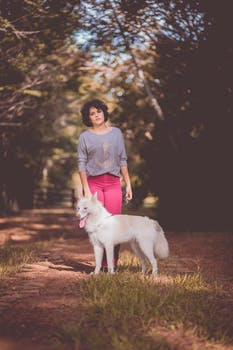
#> input picture Lab 04/Data/image.jpg, 233 x 350 px
$ jupyter execute Lab04_Histogram_Features.ipynb   (older library calls are emulated)
#> lines starting #> are read from the running program, lines starting #| are printed output that depends on the picture
# Lab 04: Feature Extraction - Histogram-Based Methods

Every method below turns an image into a **feature vector** (a short list of numbers). Each section follows the same pattern:
**idea -> step-by-step on the image -> final feature vector**, so you can see what each step actually produces.

| # | Method | Vector length | Scope |
|---|---|---|---|
| 1 | HOG | long (depends on image size) | per cell, then joined |
| 2 | LBP | 10 | whole image |
| 3 | Color histogram | bins (here 8x8x8 = 512) | whole image |
| 4 | HED (edge directions) | 8 | whole image |
| 5 | HIG (intensity gradients) | 9 | whole image |
| 6 | Texture energy and contrast | 2 x 256 | whole image |

Filtering, convolution and edge detection (manual sections 4-5) are intentionally not included here.

[cell 1]
import cv2
import numpy as np
import matplotlib.pyplot as plt
from skimage.feature import hog, local_binary_pattern
from skimage import exposure

IMAGE_PATH = 'Data/image.jpg'

bgr  = cv2.imread(IMAGE_PATH)                       # color image, OpenCV order = BGR
#> bgr is the input picture: shape (350, 233, 3); mean B, G, R 77.5, 84.1, 109.6
assert bgr is not None, f'Could not load {IMAGE_PATH}'
rgb  = cv2.cvtColor(bgr, cv2.COLOR_BGR2RGB)         # for matplotlib
gray = cv2.cvtColor(bgr, cv2.COLOR_BGR2GRAY)        # most methods need grayscale

print('color shape:', bgr.shape, '| gray shape:', gray.shape, '| dtype:', gray.dtype)
#| color shape: (350, 233, 3) | gray shape: (350, 233) | dtype: uint8

fig, ax = plt.subplots(1, 2, figsize=(8, 4))
ax[0].imshow(rgb);                     ax[0].set_title('Color (RGB)');  ax[0].axis('off')
ax[1].imshow(gray, cmap='gray');       ax[1].set_title('Grayscale');    ax[1].axis('off')
plt.show()

## 1. HOG: Histogram of Oriented Gradients

**Idea:** shape is described by edge directions. Split the image into small cells, build a histogram of gradient directions in each cell,
normalize groups of cells (blocks) for lighting robustness, and join everything into one vector.

**Steps:** grayscale -> Sobel gradients (magnitude + angle) -> 8x8 cells -> orientation histogram per cell -> 2x2 block normalization -> concatenate.

**Step 1-2: gradients.** Magnitude says how strong the edge is, angle says which way it points.

[cell 2]
dx = cv2.Sobel(gray, cv2.CV_64F, 1, 0, ksize=3)
dy = cv2.Sobel(gray, cv2.CV_64F, 0, 1, ksize=3)
magnitude = np.sqrt(dx**2 + dy**2)
angle = np.degrees(np.arctan2(dy, dx)) % 180        # unsigned angle 0..180, as HOG uses

fig, ax = plt.subplots(1, 3, figsize=(12, 4))
ax[0].imshow(gray, cmap='gray');          ax[0].set_title('Gray')
ax[1].imshow(magnitude, cmap='gray');     ax[1].set_title('Gradient magnitude')
im = ax[2].imshow(angle, cmap='hsv');     ax[2].set_title('Gradient angle (0-180 deg)')
plt.colorbar(im, ax=ax[2], fraction=0.046)
for a in ax: a.axis('off')
plt.show()

**Step 3-4: one cell's histogram.** Take a single 8x8 cell and let each pixel vote for its angle bin, weighted by its magnitude (9 bins of 20 degrees).

[cell 3]
r, c = 150, 100                                     # top-left corner of the chosen cell
cell_mag = magnitude[r:r+8, c:c+8]
cell_ang = angle[r:r+8, c:c+8]
cell_hist, edges = np.histogram(cell_ang, bins=9, range=(0, 180), weights=cell_mag)
#> cell_hist = [385.5, 563.2, 430.9, 213, 24, 73.78, 291.8, 271.3, 704.5]; edges = [0, 20, 40, 60, 80, 100, 120, 140, 160, 180]

fig, ax = plt.subplots(1, 2, figsize=(10, 3.5))
ax[0].imshow(gray, cmap='gray')
ax[0].add_patch(plt.Rectangle((c-0.5, r-0.5), 8, 8, fill=False, edgecolor='red', linewidth=2))
ax[0].set_title('Chosen 8x8 cell'); ax[0].axis('off')
ax[1].bar(edges[:-1], cell_hist, width=20, align='edge')
ax[1].set_title('Orientation histogram of that cell'); ax[1].set_xlabel('angle (deg)'); ax[1].set_ylabel('sum of magnitudes')
plt.show()
#> figure, not shown here; panel 2: tallest bar 704.5 high, from x = 160 to 180
print('cell histogram (9 values):', np.round(cell_hist, 1))
#| cell histogram (9 values): [385.5 563.2 430.9 213.   24.   73.8 291.8 271.3 704.5]

**Step 5-6: full HOG.** `skimage.hog` does all cells and block normalization at once and returns the final vector plus a picture.

[cell 4]
features, hog_image = hog(gray, pixels_per_cell=(8, 8), cells_per_block=(2, 2), visualize=True)
hog_image_rescaled = exposure.rescale_intensity(hog_image, in_range=(0, 10))
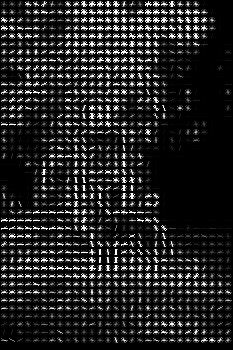
#> hog_image_rescaled: shape (350, 233) float64; min 0, max 1, mean 0.138

fig, ax = plt.subplots(1, 2, figsize=(10, 5))
ax[0].imshow(gray, cmap='gray');                 ax[0].set_title('Original');     ax[0].axis('off')
ax[1].imshow(hog_image_rescaled, cmap='gray');   ax[1].set_title('HOG features'); ax[1].axis('off')
plt.show()

cells_y, cells_x = gray.shape[0] // 8, gray.shape[1] // 8
#> cells_y = 43; cells_x = 29
blocks = (cells_y - 1) * (cells_x - 1)
#> blocks = 1176
print('cells:', cells_y, 'x', cells_x, '| blocks:', blocks, '| values per block: 2*2*9 = 36')
#| cells: 43 x 29 | blocks: 1176 | values per block: 2*2*9 = 36
print('feature vector length:', features.shape[0], '(= blocks x 36 =', blocks * 36, ')')
#| feature vector length: 42336 (= blocks x 36 = 42336 )
print('first 10 values:', np.round(features[:10], 3))
#| first 10 values: [0.241 0.052 0.003 0.105 0.168 0.086 0.106 0.044 0.117 0.122]

**Takeaway:** the vector is long because it keeps *where* each edge direction occurs. Resize images to one size first or vectors will not match.

## 2. LBP: Local Binary Pattern

**Idea:** describe texture by comparing each pixel with its neighbors. Neighbor >= center gives 1, otherwise 0. The 8 bits form a number; the histogram of those numbers over the image is the texture signature.

**Steps:** grayscale -> neighborhood (radius 1, 8 points) -> compare to center -> bits form a code -> histogram of codes.

**Step 1: the logic on one pixel**, done by hand.

[cell 5]
r, c = 80, 80                                       # a pixel on a brightness edge, so the pattern is interesting
patch = gray[r-1:r+2, c-1:c+2].astype(int)
#> patch = [[130, 133, 119], [109, 107, 99], [85, 94, 93]]
center = int(patch[1, 1])
#> center = 107
clockwise = [int(v) for v in (patch[0,0], patch[0,1], patch[0,2], patch[1,2], patch[2,2], patch[2,1], patch[2,0], patch[1,0])]
#> clockwise = [130, 133, 119, 99, 93, 94, 85, 109]
bits = [1 if n >= center else 0 for n in clockwise]
#> bits = [1, 1, 1, 0, 0, 0, 0, 1]
code_value = sum(b << (7 - i) for i, b in enumerate(bits))
#> code_value = 225

print('3x3 patch:\n', patch)
#| 3x3 patch:
#|  [[130 133 119]
#|  [109 107  99]
#|  [ 85  94  93]]
print('center =', center)
#| center = 107
print('neighbors clockwise from top-left:', clockwise)
#| neighbors clockwise from top-left: [130, 133, 119, 99, 93, 94, 85, 109]
print('bits (neighbor >= center):', bits, '->', ''.join(map(str, bits)), '=', code_value)
#| bits (neighbor >= center): [1, 1, 1, 0, 0, 0, 0, 1] -> 11100001 = 225

**Step 2-3: LBP for every pixel.** `uniform` keeps only patterns with at most 2 bit changes, so every pixel gets a code 0..9 (10 possible values for 8 points).

[cell 6]
radius = 1
n_points = 8 * radius
lbp_image = local_binary_pattern(gray, n_points, radius, method='uniform')
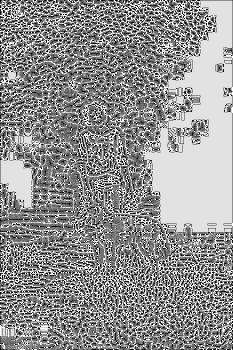
#> lbp_image: shape (350, 233) float64; min 0, max 9, mean 5.18; drawn with min black and max white

plt.figure(figsize=(8, 4))
plt.subplot(121); plt.imshow(gray, cmap='gray');      plt.title('Gray');      plt.axis('off')
plt.subplot(122); plt.imshow(lbp_image, cmap='gray'); plt.title('LBP image'); plt.axis('off')
plt.show()
print('unique LBP codes in image:', np.unique(lbp_image).astype(int))
#| unique LBP codes in image: [0 1 2 3 4 5 6 7 8 9]

**Step 4-5: histogram = feature vector.** Normalize so images of different sizes are comparable.

[cell 7]
hist, _ = np.histogram(lbp_image.ravel(), bins=np.arange(0, n_points + 3), range=(0, n_points + 2))
#> hist = [2622, 4781, 4346, 9765, 14676, 10588, 5641, 5407, 17112, 6612]
hist = hist.astype('float')
hist /= (hist.sum() + 1e-6)
#> hist = [0.0322, 0.0586, 0.0533, 0.12, 0.18, 0.13, 0.0692, 0.0663, 0.21, 0.0811]

plt.figure(figsize=(6, 3.5))
plt.bar(range(0, n_points + 2), hist)
plt.title('LBP histogram'); plt.xlabel('LBP pattern'); plt.ylabel('Frequency')
plt.show()
#> figure, not shown here; tallest bar 0.21 high, from x = 7.6 to 8.4
lbp_vector = hist
#> lbp_vector has the same summary as hist
print('LBP feature vector (10 values):', np.round(lbp_vector, 3), '| sum =', round(lbp_vector.sum(), 3))
#| LBP feature vector (10 values): [0.032 0.059 0.053 0.12  0.18  0.13  0.069 0.066 0.21  0.081] | sum = 1.0

**Takeaway:** only 10 numbers describe the texture. Two images with similar textures will have similar bars.

## 3. Histogram of Color

**Idea:** count how many pixels fall in each color range. It captures the overall color makeup and ignores where colors are.

**Steps:** choose a color space (RGB or HSV) -> divide each channel into bins -> count pixels per bin.

**Per-channel view (RGB).** One 256-bin histogram per channel.

[cell 8]
plt.figure(figsize=(9, 3.5))
for i, (name, col) in enumerate(zip(['R', 'G', 'B'], ['red', 'green', 'blue'])):
    h = cv2.calcHist([rgb], [i], None, [256], [0, 256]).flatten()
    plt.plot(h, color=col, label=name)
plt.title('RGB channel histograms'); plt.xlabel('intensity'); plt.ylabel('pixel count'); plt.legend()
plt.show()
#> figure, not shown here; curve peaks at x = 67, y = 12180; curve peaks at x = 53, y = 13043; curve peaks at x = 53, y = 14552

**Joint 3D histogram (HSV)** as a single feature vector: 8 bins per channel gives 8x8x8 = 512 values. HSV separates color (hue) from brightness, so it is less sensitive to lighting.

[cell 9]
hsv = cv2.cvtColor(bgr, cv2.COLOR_BGR2HSV)
#> hsv: shape (350, 233, 3); mean H, S, V 35, 79.2, 110.3
color_hist = cv2.calcHist([hsv], [0, 1, 2], None, [8, 8, 8], [0, 180, 0, 256, 0, 256])
color_hist = cv2.normalize(color_hist, color_hist).flatten()
#> color_hist = 512 values, max 0.64 at index 10, min 0 at index 0, mean 0.00666

plt.figure(figsize=(9, 3.5))
plt.plot(color_hist)
plt.title('HSV joint histogram as a feature vector'); plt.xlabel('bin index (0..511)'); plt.ylabel('normalized count')
plt.show()
#> figure, not shown here; curve peaks at x = 10, y = 0.64
print('color feature vector length:', color_hist.shape[0])
#| color feature vector length: 512
print('largest bin index:', int(color_hist.argmax()), '(the most common color range)')
#| largest bin index: 10 (the most common color range)

**Takeaway:** good for telling apart images by color (sunset vs forest). It cannot tell shapes or textures.

## 4. HED: Histogram of Edge Directions

**Idea:** count how many pixels have edges pointing in each of 8 directions (45 degrees apart) to find the dominant edge directions.

**Steps:** grayscale + Gaussian blur -> edge map -> gradient angle per pixel -> 8 bins over 360 degrees -> count.

**Step 1-2: blur and edge map.**

[cell 10]
smoothed = cv2.GaussianBlur(gray, (5, 5), 0)
edges = cv2.Canny(smoothed, threshold1=30, threshold2=70)
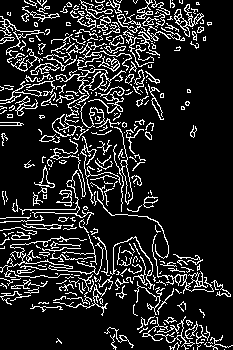
#> edges: shape (350, 233); 14.5% white in thin lines or dots

fig, ax = plt.subplots(1, 3, figsize=(12, 4))
ax[0].imshow(gray, cmap='gray');      ax[0].set_title('Gray')
ax[1].imshow(smoothed, cmap='gray');  ax[1].set_title('Gaussian smoothed')
ax[2].imshow(edges, cmap='gray');     ax[2].set_title('Canny edge map')
for a in ax: a.axis('off')
#> this loop made 3 passes
plt.show()

**Step 3: gradient angle.** `arctan2` returns -180..180. The manual's code feeds that straight into a 0..360 histogram, which silently drops every negative angle.
The fix below wraps angles into 0..360 with `% 360`. The cell prints how many pixels each version counts.

[cell 11]
gx = cv2.Sobel(smoothed, cv2.CV_64F, 1, 0, ksize=3)
gy = cv2.Sobel(smoothed, cv2.CV_64F, 0, 1, ksize=3)
theta = np.degrees(np.arctan2(gy, gx))              # -180..180
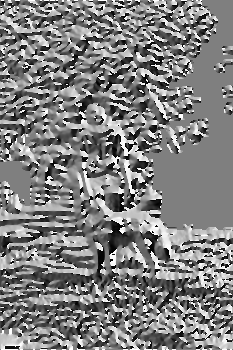
#> theta: shape (350, 233) float64; min -179.8, max 180, mean 1.4; drawn with min black and max white

h_manual, _ = np.histogram(theta, bins=8, range=(0, 360))
#> h_manual = [19230, 8907, 9437, 8161, 1059, 0, 0, 0]
print('manual version counts', h_manual.sum(), 'of', theta.size, 'pixels (negative angles lost)')
#| manual version counts 46794 of 81550 pixels (negative angles lost)

theta360 = theta % 360                              # fix: wrap into 0..360
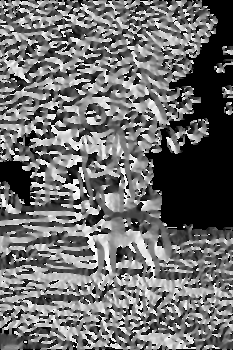
#> theta360: shape (350, 233) float64; min 0, max 359.7, mean 154.8; drawn with min black and max white
hist_hed, bin_edges = np.histogram(theta360, bins=8, range=(0, 360))
#> hist_hed = [19230, 8907, 9437, 8161, 7947, 9566, 10008, 8294]; bin_edges = [0, 45, 90, 135, 180, 225, 270, 315, 360]
print('fixed version counts  ', hist_hed.sum(), 'of', theta360.size, 'pixels')
#| fixed version counts   81550 of 81550 pixels

**Step 4-5: 8 bins of 45 degrees, count pixels per bin.**

[cell 12]
plt.figure(figsize=(7, 3.5))
plt.bar(bin_edges[:-1], hist_hed, width=45, align='edge')
plt.title('Histogram of Edge Directions (HED)'); plt.xlabel('edge direction (deg)'); plt.ylabel('Frequency')
plt.xticks(range(0, 360, 45))
plt.show()
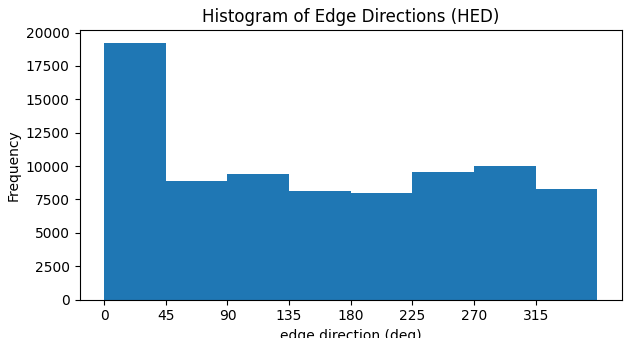
#> figure drawn by matplotlib, 1 panel; tallest bar 19230 high, from x = 0 to 45
hed_vector = hist_hed / hist_hed.sum()
#> hed_vector = [0.236, 0.109, 0.116, 0.1, 0.0974, 0.117, 0.123, 0.102]
print('HED feature vector (8 values, normalized):', np.round(hed_vector, 3))
#| HED feature vector (8 values, normalized): [0.236 0.109 0.116 0.1   0.097 0.117 0.123 0.102]

**Takeaway:** the gradient points across an edge. A tall bar near 0 or 180 degrees means the gradient points left-right, so the image has many vertical edges; bars near 90 or 270 mean many horizontal edges.

## 5. HIG: Histogram of Intensity Gradients

**Idea:** like HED but on the whole image with 9 bins over 0-180 degrees, optionally normalized. Unlike HOG there are no cells, so one global histogram.

**Steps:** grayscale -> Sobel dx, dy -> magnitude G = sqrt(dx^2 + dy^2) and angle = atan2(dy, dx) -> 9 bins -> normalize.

[cell 13]
dx = cv2.Sobel(gray, cv2.CV_64F, 1, 0, ksize=3)
dy = cv2.Sobel(gray, cv2.CV_64F, 0, 1, ksize=3)
magnitude = np.sqrt(dx**2 + dy**2)
orientation = np.degrees(np.arctan2(dy, dx))        # -180..180
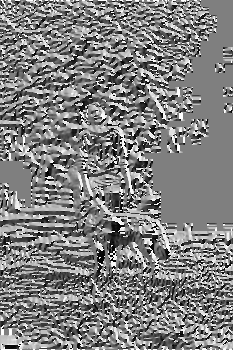
#> orientation: shape (350, 233) float64; min -179.8, max 180, mean 0.9; drawn with min black and max white

h_manual, _ = np.histogram(orientation, bins=9, range=(0, 180))
#> h_manual = [15851, 3077, 3516, 4109, 5126, 4058, 3424, 3354, 4236]
print('manual version counts', h_manual.sum(), 'of', orientation.size, 'pixels (negative angles lost)')
#| manual version counts 46751 of 81550 pixels (negative angles lost)

orientation180 = orientation % 180                  # fix: unsigned angle 0..180
hist_plain, bins = np.histogram(orientation180, bins=9, range=(0, 180))
#> hist_plain = [19938, 6430, 7205, 8326, 10242, 8347, 7280, 6951, 6831]; bins = [0, 20, 40, 60, 80, 100, 120, 140, 160, 180]
hist_weighted, _ = np.histogram(orientation180, bins=9, range=(0, 180), weights=magnitude)
#> hist_weighted = [528206.6, 439584.5, 506116.8, 662681, 899140.6, 717228.6, 529066.3, 517470.2, 590952.4]

hist_plain_n    = hist_plain / hist_plain.sum()
#> hist_plain_n = [0.244, 0.0788, 0.0884, 0.102, 0.126, 0.102, 0.0893, 0.0852, 0.0838]
hist_weighted_n = hist_weighted / hist_weighted.sum()
#> hist_weighted_n = [0.098, 0.0815, 0.0939, 0.123, 0.167, 0.133, 0.0981, 0.096, 0.11]

fig, ax = plt.subplots(1, 2, figsize=(11, 3.5), sharey=True)
ax[0].bar(bins[:-1], hist_plain_n, width=20, align='edge');    ax[0].set_title('HIG: count per pixel')
ax[1].bar(bins[:-1], hist_weighted_n, width=20, align='edge'); ax[1].set_title('HIG: weighted by magnitude')
for a in ax: a.set_xlabel('gradient orientation (deg)')
#> this loop made 2 passes
ax[0].set_ylabel('proportion')
plt.show()
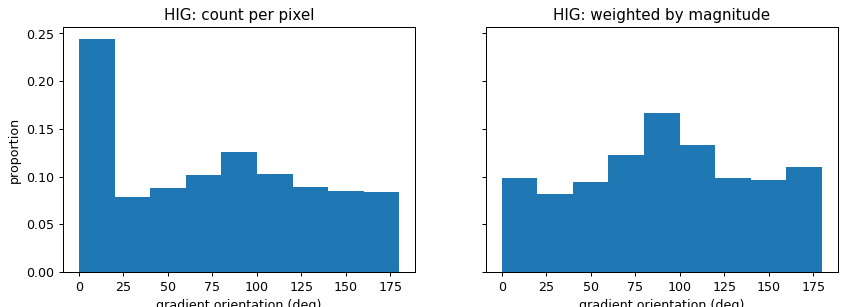
#> figure drawn by matplotlib, 2 panels; panel 1: tallest bar 0.244 high, from x = 0 to 20

hig_vector = hist_plain_n
#> hig_vector has the same summary as hist_plain_n
print('HIG feature vector (9 values, normalized):', np.round(hig_vector, 3))
#| HIG feature vector (9 values, normalized): [0.244 0.079 0.088 0.102 0.126 0.102 0.089 0.085 0.084]

**Takeaway:** the weighted version lets strong edges count more than faint noise gradients, so it is usually the better feature.

## 6. Texture energy and contrast histograms

**Texture energy** = sum of squared pixel values in a window (how much signal). **Texture contrast** = standard deviation of pixel values in a window (how much variation, so how rough).

**Steps:** grayscale -> 3x3 window -> energy and contrast at every pixel -> histogram of each map.

The manual's code does `image ** 2` on a uint8 image (values wrap around) and calls a window *sum* "contrast". Below, we convert to float first and compute a real standard deviation.

**Step 1-3: energy and contrast maps.**

[cell 14]
n = 3
f = gray.astype(np.float32)                         # float avoids uint8 overflow

energy = cv2.boxFilter(f * f, -1, (n, n), normalize=False)   # sum of squares in each 3x3 window
mean = cv2.blur(f, (n, n))
mean_sq = cv2.blur(f * f, (n, n))
contrast = np.sqrt(np.maximum(mean_sq - mean**2, 0))         # window standard deviation
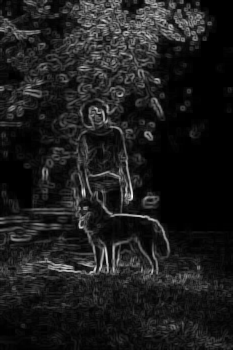
#> contrast: shape (350, 233) float32; min 0, max 70.12, mean 8.1; drawn with min black and max white

fig, ax = plt.subplots(1, 3, figsize=(12, 4))
ax[0].imshow(gray, cmap='gray');         ax[0].set_title('Gray')
ax[1].imshow(energy, cmap='magma');      ax[1].set_title('Texture energy map')
ax[2].imshow(contrast, cmap='magma');    ax[2].set_title('Texture contrast map (std dev)')
for a in ax: a.axis('off')
plt.show()
print('energy   range: %.0f .. %.0f' % (energy.min(), energy.max()))
#| energy   range: 24135 .. 506160
print('contrast range: %.1f .. %.1f' % (contrast.min(), contrast.max()))
#| contrast range: 0.0 .. 70.1

**Step 4: histograms = feature vectors.** Normalized so they sum to 1.

[cell 15]
energy_hist, energy_bins = np.histogram(energy, bins=256, range=(0, energy.max()))
#> energy_hist = 256 values, max 15661 at index 14, min 0 at index 0, mean 318.6; energy_bins = 257 values from 0 to 506160
contrast_hist, contrast_bins = np.histogram(contrast, bins=256, range=(0, contrast.max()))
#> contrast_hist = 256 values, max 11849 at index 0, min 0 at index 201, mean 318.6; contrast_bins = 257 values from 0 to 70.12
energy_hist = energy_hist / energy_hist.sum()
#> energy_hist = 256 values, max 0.192 at index 14, min 0 at index 0, mean 0.00391
contrast_hist = contrast_hist / contrast_hist.sum()
#> contrast_hist = 256 values, max 0.145 at index 0, min 0 at index 201, mean 0.00391

plt.figure(figsize=(12, 4))
plt.subplot(121); plt.plot(energy_bins[:-1], energy_hist, color='b')
plt.title('Texture energy histogram'); plt.xlabel('energy'); plt.ylabel('Frequency')
plt.subplot(122); plt.plot(contrast_bins[:-1], contrast_hist, color='r')
plt.title('Texture contrast histogram'); plt.xlabel('contrast'); plt.ylabel('Frequency')
plt.tight_layout(); plt.show()
#> after `plt.tight_layout()`:
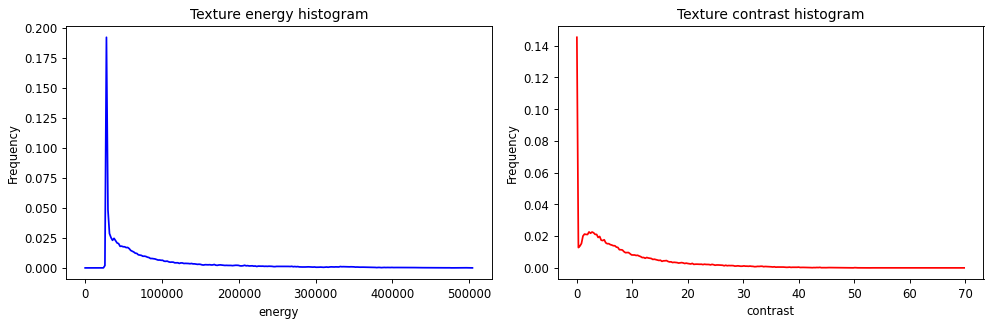
#> figure drawn by matplotlib, 2 panels; panel 1: curve peaks at x = 27680.6, y = 0.192; panel 2: curve peaks at x = 0, y = 0.145
print('feature vectors:', energy_hist.shape, contrast_hist.shape)
#| feature vectors: (256,) (256,)

**Takeaway:** a smooth surface has a contrast histogram piled near 0. A rough or busy texture spreads to higher values.

## Compare the feature vectors

Same image, six different descriptions. This shows what each method keeps and what it throws away.

[cell 16]
import pandas as pd
summary = pd.DataFrame({
    'Method':          ['HOG', 'LBP', 'Color (HSV)', 'HED', 'HIG', 'Energy hist', 'Contrast hist'],
    'Vector length':   [features.shape[0], lbp_vector.shape[0], color_hist.shape[0], hed_vector.shape[0],
                        hig_vector.shape[0], energy_hist.shape[0], contrast_hist.shape[0]],
    'Captures':        ['edge direction + location', 'micro-texture pattern', 'color makeup',
                        'dominant edge directions', 'gradient orientation spread',
                        'signal strength in windows', 'local variation (roughness)'],
    'Keeps location?': ['yes (per cell)', 'no', 'no', 'no', 'no', 'no', 'no'],
})
#> summary = table of 7 rows and 4 columns
summary
#> Out = table of 7 rows and 4 columns
